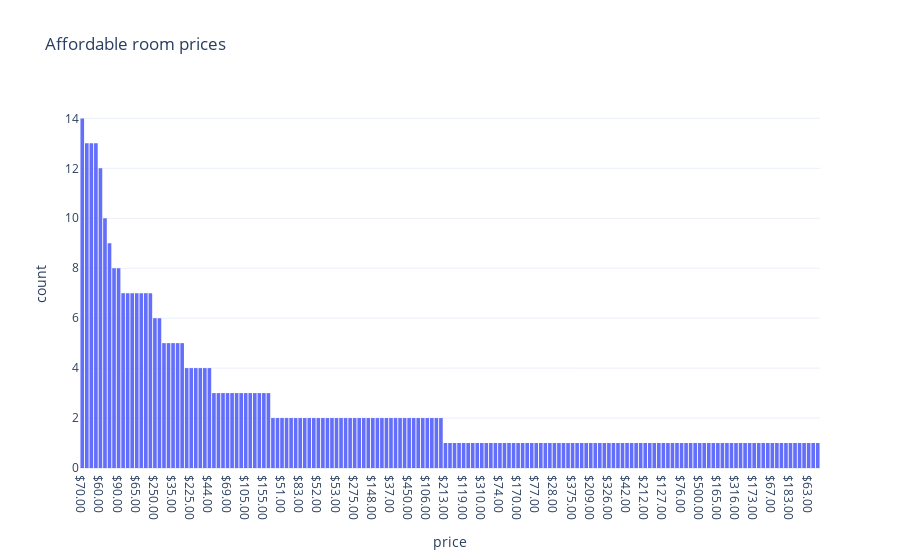

The code cell stored with this chart in its notebook:
### Markdown cell above
#### LIC part 2

### Code cell
room_graph = px.histogram(abnb_LIC, x="price", title="Affordable room prices",
                       template="plotly_white").update_xaxes(categoryorder = "total descending")
room_graph.show()

### Figure 1 — Plotly figure (JSON) as saved in the notebook; plotly's stock layout.template omitted (floating-point values rounded to 4 significant figures; data arrays with more than 128 entries replaced by an {"elided": "..."} marker saying what was removed)
{"data": [{"alignmentgroup": "True", "bingroup": "x", "hovertemplate": "price=%{x}<br>count=%{y}<extra></extra>", "legendgroup": "", "marker": {"color": "#636efa", "pattern": {"shape": ""}}, "name": "", "offsetgroup": "", "orientation": "v", "showlegend": false, "type": "histogram", "x": {"elided": "408 str values"}, "xaxis": "x", "yaxis": "y"}], "layout": {"barmode": "relative", "legend": {"tracegroupgap": 0}, "title": {"text": "Affordable room prices"}, "xaxis": {"anchor": "y", "categoryorder": "total descending", "domain": [0, 1], "title": {"text": "price"}}, "yaxis": {"anchor": "x", "domain": [0, 1], "title": {"text": "count"}}}}
